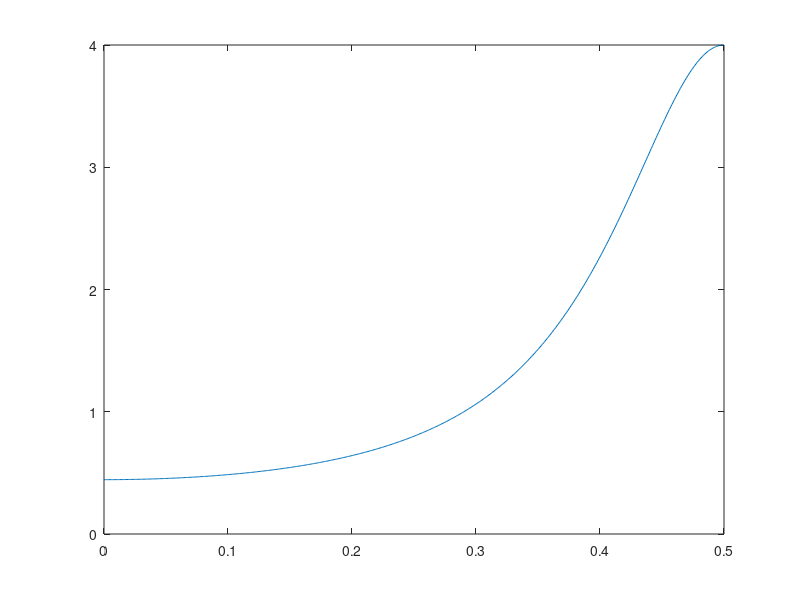
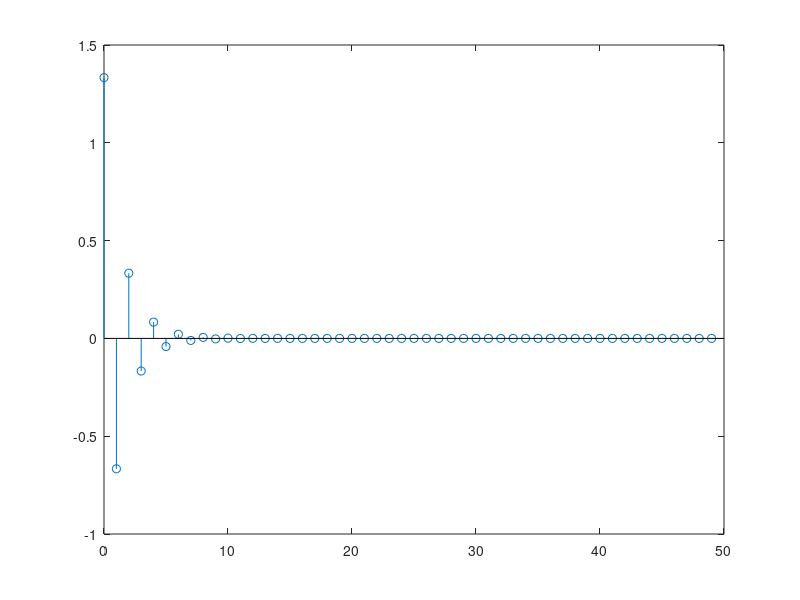
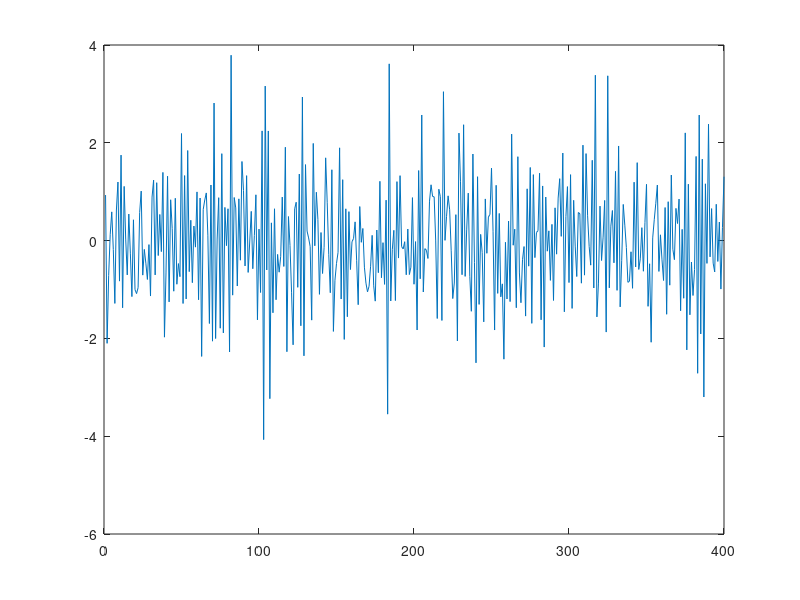
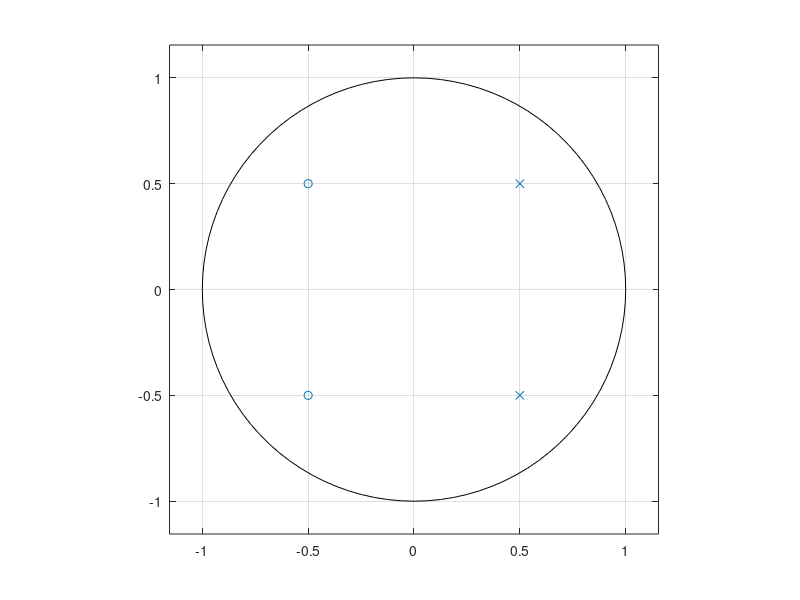

MATLAB code for these plots, in order: (Note: this script raises an error after producing the figures.)
C = 1;
a1 = 0.5;
A = [1 a1];

[H,w]=freqz(C,A);
R=abs(H).^2;
figure (1)
plot(w/2/pi,R)

H=freqz(C,A,512,'whole');
Rd=abs(H).^2;
r=ifft(Rd);
figure (2)
stem([0:49],r(1:50));

%%

m = 0;
n = 400;
sigma = 1;
e = normrnd(m, sigma, 1, n);
x = filter(C, A, e);
figure (3)
plot(1:400,x)

%%

A=[1 -1 0.5]; 
C=[1 1 0.5];

P = roots(A);
Z = roots(C);

figure(5)
zplane(Z,P)

A=poly(P);
C=poly(Z);

[H,w]=freqz(C,A);
R=abs(H).^2;
figure (6)
plot(w/2/pi,R)

%%

armagui

%%
figure (10)
plot((1:160),x_temp)
%%
A = arcov(x,20);
    
    % Generate AR process by filtering white noise
    a = [1, .1, -0.8];                      % AR coefficients
    v = 0.4;                                % noise variance
    w = sqrt(v)*randn(15000,1);             % white noise
    x = filter(1,a,w);                      % realization of AR process
    [ar,vr] = arcov(x,numel(a)-1)           % estimate AR model parameters 